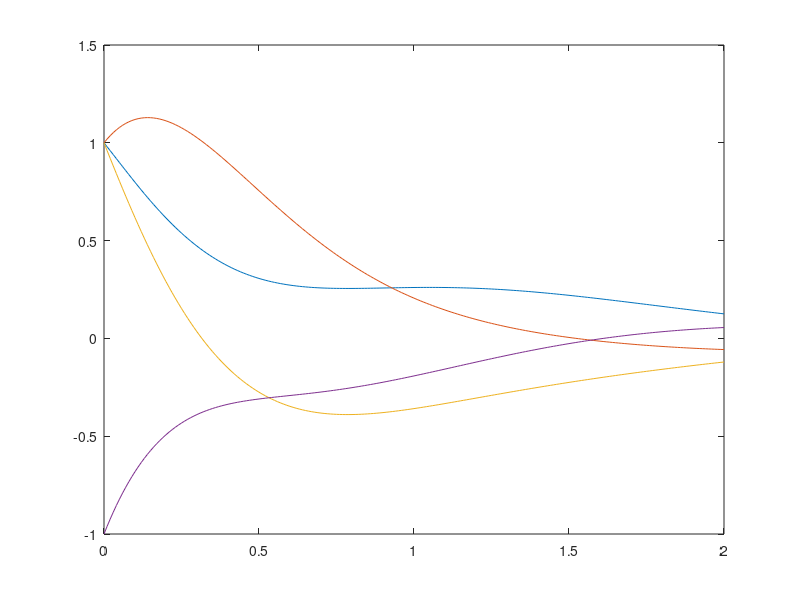
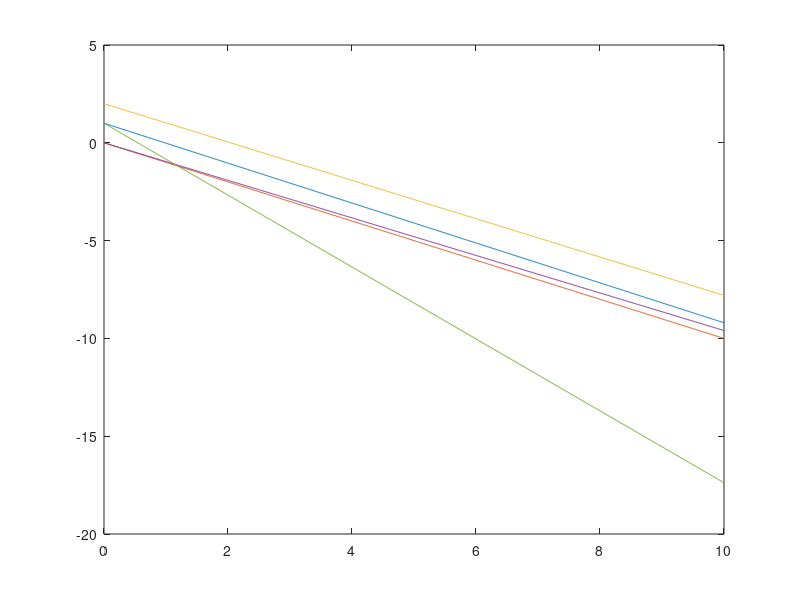

These charts were generated, in order, by the following MATLAB code:
%Teste 1

F = @(t, x) 1 + (x - t)^2;
ts = 1.05:0.01:3;
figure(1)
ode45(F, ts, -18.95);

%Teste 2

Sistema = @(t,x) [ (-2*x(1) -1*x(2) -1*x(3) -2*x(4));
    (x(1) -2*x(2) +2*x(3) -1*x(4));
    (-1*x(1) -2*x(2) -2*x(3) -1*x(4));
    (2*x(1) -1*x(2) +1*x(3) -2*x(4))
    ];
t_span = 0:0.01:2;
[t,x] = ode45(Sistema,t_span,[1;1;1;-1]);
figure(2);
plot(t,x);

%Teste 3

n = 5;
A = zeros(n,n)

for i = 1:n
    for j = 1:n
        if i == j
            A(i,j) = -2;
        elseif j == i + 1
                A(i,j) = 1;
        else
            A(i,j) = 0;
        end
    end
end

A

X0 = zeros(n,1);

for i = 1:n
    y = i/(n+1);
    X0(i) = sin(pi*y) + sin(n*pi*y);
end

X0

 % lembrando n = 5
sistema3 = @(t,f) [(A(1,1)*x(1)+A(1,2)*x(2)+A(1,3)*x(3)+A(1,4)*x(4)+A(1,5)*x(5));
    (A(2,1)*x(1)+A(2,2)*x(2)+A(2,3)*x(3)+A(2,4)*x(4)+A(2,5)*x(5));
    (A(3,1)*x(1)+A(3,2)*x(2)+A(3,3)*x(3)+A(3,4)*x(4)+A(3,5)*x(5));
    (A(4,1)*x(1)+A(4,2)*x(2)+A(4,3)*x(3)+A(4,4)*x(4)+A(4,5)*x(5));
    (A(5,1)*x(1)+A(5,2)*x(2)+A(5,3)*x(3)+A(5,4)*x(4)+A(5,5)*x(5));
    ];
tspan = 0:0.01:10;
[t,x] = ode45(sistema3,tspan,X0);
figure(3)
plot(t,x)

